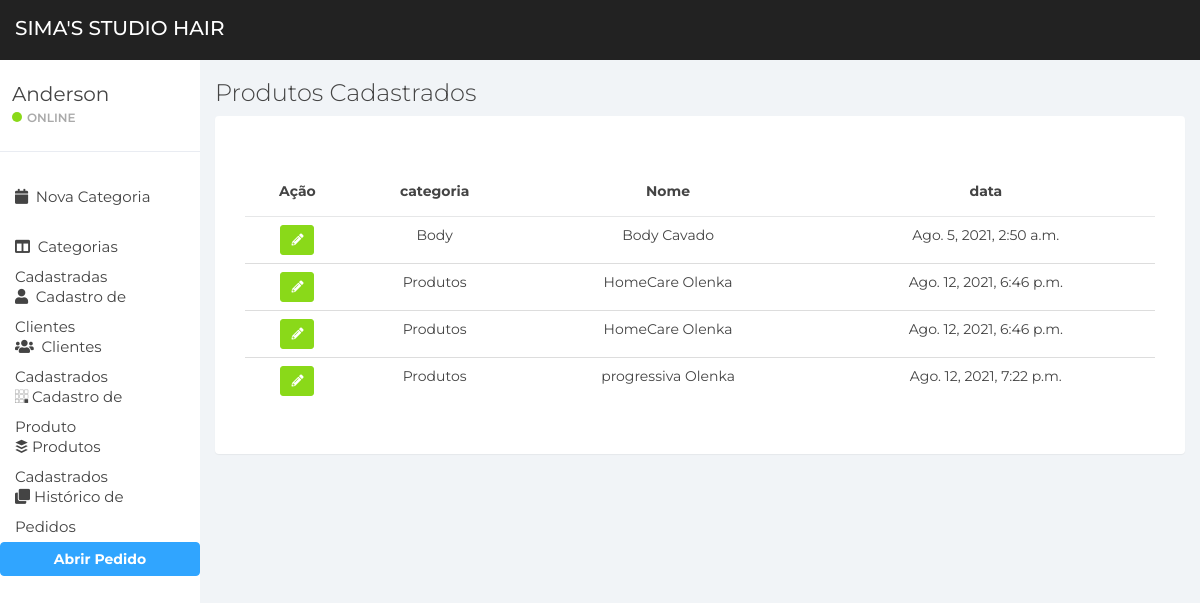
The app's page /item/list-produto/, older data.
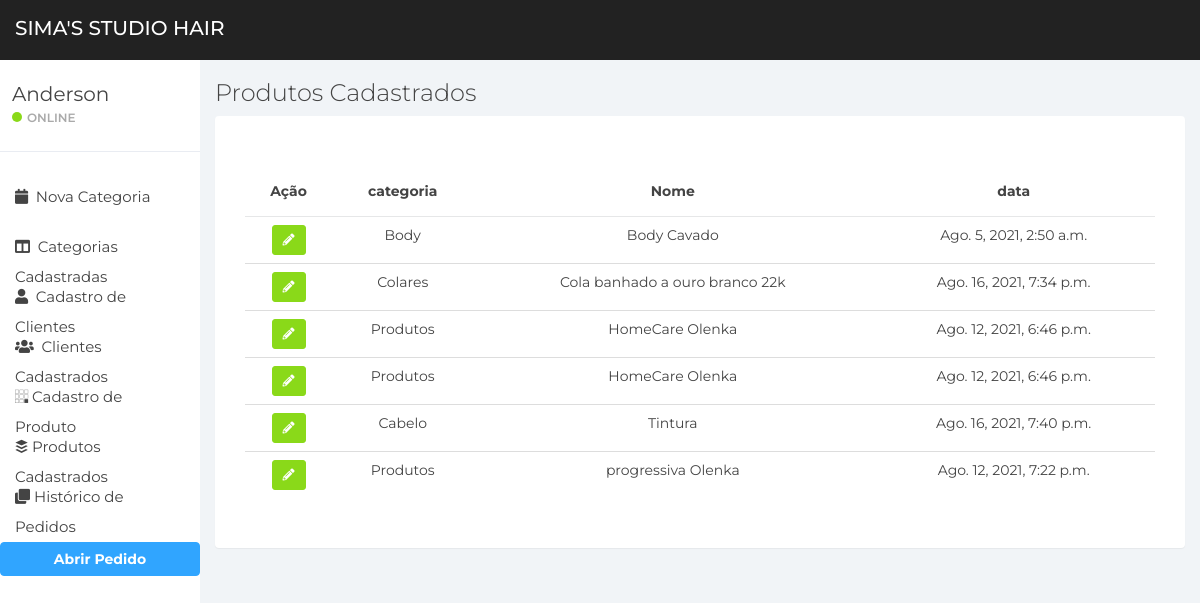
The same page, newer data.
### apps/item/models.py (models this page shows, shortened)
class Item(models.Model):
    loja = models.ForeignKey(to=Store, on_delete=models.DO_NOTHING, blank=True, null=True)
    categoria = models.ForeignKey(to=Category, on_delete=models.DO_NOTHING)
    nome = models.CharField(max_length=200)
    descricao = models.TextField(max_length=200, blank=True, null=True)
    is_active = models.BooleanField(default=True)
    data = models.DateTimeField(auto_now_add=True)
    class Meta:
        verbose_name = 'Item'
        verbose_name_plural = 'Itens'

### apps/categoria/models.py (models this page shows)
class Category(models.Model):
    loja = models.ForeignKey(to=Store, on_delete=models.DO_NOTHING, null=True, blank=True)
    nome = models.CharField(max_length=200)
    descricao = models.CharField(max_length=300, blank=True, null=True)
    data = models.DateTimeField(auto_now_add=True)
    is_active = models.BooleanField(default=True)
    def __str__(self):
        return self.nome
    class Meta:
        verbose_name = 'Categoria'
        verbose_name_plural = 'Categorias'

### apps/item/views.py (the view)
# urls.py: path('list-produto/', views.list_item, name="list-produto")
def list_item(request):
    page_title = 'Produtos Cadastrados'
    msg = None
    notification = None
    itens = None
    itens = models.Item.objects.filter(is_active=True).order_by('nome')
    if not itens:
        msg = "Nenhum Produto Cadastrado"
        notification = 'danger'
    context = {
        'page_title': page_title, 'notification': notification, 'msg': msg, 'itens': itens
    }
    return render(request, 'itens_cadastrados.html', context)

### apps/item/templates/itens_cadastrados.html
{% extends 'base/base.html' %}
{% block content %}
<div class="panel-body">
    <div class="table-responsive">
        <table class="table">
            <thead>
            <tr>
                <th class="text-center">Ação</th>
                <th class="text-center">categoria</th>
                <th class="text-center">Nome</th>
                <th class="text-center">data</th>
            </tr>
            </thead>
            <tbody>
            {% for u in itens %}
            <tr>
                <td align="center">
                    <div class="btn-group btn-group-smd shadow" role="group" aria-label="Basic example">
                        <a href="{% url 'item:edit-produto' u.pk %}" class="btn btn-success btn-sm shadow"><i class="fas fa-pencil-alt"></i></a>
                    </div>
                </td>
                <td align="center">{{ u.categoria }}</td>
                <td align="center">{{ u.nome }}</td>
                <td align="center">{{ u.data }}</td>
            </tr>
            {% endfor %}
            </tbody>
        </table>
    </div>
</div>
{% endblock %}

Row changes from the older to the newer data that the page shows:
added Item: categoria "Colares", nome "Cola banhado a ouro branco 22k", data "Ago. 16, 2021, 7:34 p.m."
added Item: categoria "Cabelo", nome "Tintura", data "Ago. 16, 2021, 7:40 p.m."
